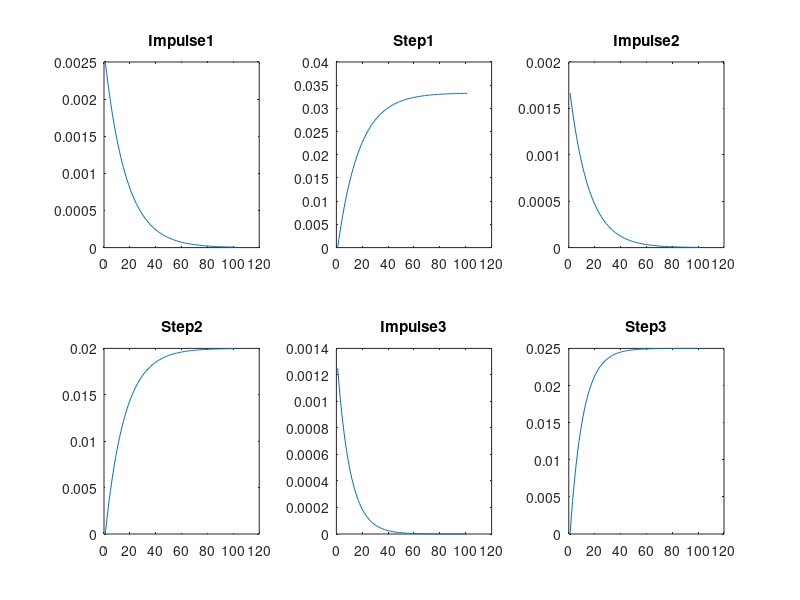

The MATLAB script that drew this image:
%% Title:Control System-First Order System
%Author:Ravikumar M Pise
%PS No:99003747
%Date:7/04/2021
%Version:1.0

 


%% This Document has equation for motion differential system
%Equation:mdv/dt+bv=u

 

%% Math analysis
%dependent variables:v
%independent variables:t,u
%constant:m,b
%Root:-b/m
%% IVT
%for impulse is 1/m=0.02
%for step is 0
%%FVT
%for impulse is 0;
%for step is 1/b=2.4

 


m=50;
b=0.4;
Tau=m/b;
Transfer_Function=tf([0,1/b],[Tau,1])

 


%% IVT
%for impulse is 1/m=0.0025
%for step is 0
%%FVT
%for impulse is 0;
%for step is 1/b=0.033

 


m1=400;
b1=30;
Tau=m1/b1
TF=tf([0,1/b1],[Tau,1])
subplot(2,3,1),plot(impulse(TF))
title("Impulse1")
subplot(2,3,2),plot(step(TF))
title("Step1")

 

%% IVT
%for impulse is 1/m=0.00166
%for step is 0
%%FVT
%for impulse is 0;
%for step is 1/b=0.02

 

 

m2=600;
b2=50;
Tau=m2/b2
TF=tf([0,1/b2],[Tau,1])
subplot(2,3,3),plot(impulse(TF))
title("Impulse2")
subplot(2,3,4),plot(step(TF))
title("Step2")

 


%% IVT
%for impulse is 1/m=0.00125
%for step is 0
%%FVT
%for impulse is 0;
%for step is 1/b=0.025

 

 

m3=800;
b3=40;
Tau=m3/b3;
TF=tf([0,1/b3],[Tau,1])
subplot(2,3,5),plot(impulse(TF))
title("Impulse3")
subplot(2,3,6),plot(step(TF))
title("Step3")
 

 

%% Tool analysis (SAS)
% Rise time
%T1=29.33
%T2=26.41
%T3=44
%Hence System 2 is Speed
% Settling time
%S1=53.33
%S2=48.01
%S3=80
%Hence System 2 is Accurate
% Pole position
%P1=0.075
%P2=0.0833
%P3=0.05